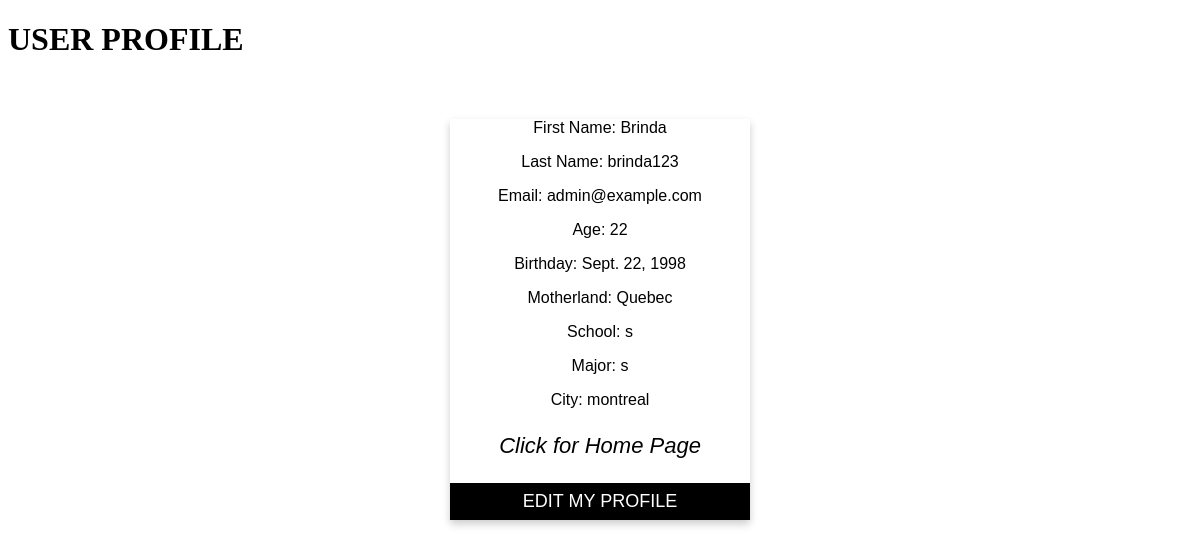
Page /profile/1/ on the committed database.
### qa_web/models.py (models this page shows)
class User(AbstractUser):
    age = models.IntegerField(null =True)
    birthday = models.DateField(null = True)
    motherland=models.TextField(max_length=100, null =True)
    school = models.TextField(max_length=100, null =True)
    major = models.CharField(max_length=50, null =True)
    city = models.TextField(max_length=100, null=True)
    """
      The below code has a purpose that a user profile will be created when
      a user is created

     """

### qa_web/views.py (the view)
# urls.py: path('profile/<int:id_>/', views.display_profile, name='UserProfile'),
def display_profile(request, id_):
    displayed_user = get_object_or_404(User, pk=id_)
    return render(request, 'qa_web/UserProfile.html', context={'displayed_user' : displayed_user})

### qa_web/templates/qa_web/UserProfile.html (shortened to what this page needs)
<!DOCTYPE html>
<html lang="en">
<head>
    <h1> USER PROFILE</h1>
    <link rel="stylesheet" href="https://cdnjs.cloudflare.com/ajax/libs/font-awesome/4.7.0/css/font-awesome.min.css">
</head>
<body>
<div class="card">
     <p class="info">First Name: {{ displayed_user.first_name }}</p>
     <p class="info">Last Name: {{ displayed_user.last_name }}</p>
     <p class="info">Email: {{ displayed_user.email }}</p>
     <p class="info">Age: {{ displayed_user.age }}</p>
     <p class="info">Birthday: {{ displayed_user.birthday }}</p>
     <p class="info">Motherland: {{ displayed_user.motherland}}</p>
     <p class="info">School: {{ displayed_user.school }}</p>
     <p class="info">Major: {{ displayed_user.major }}</p>
     <p class="info">City: {{ displayed_user.city }}</p>
  <div style="margin: 24px 0;">
    <a href="#"><i>Click for Home Page</i></a>
 </div>
 <p><button>EDIT MY PROFILE </button></p>
</div>
</head>
</body>
</body>
</html>

### qa_web/templates/qa_web/UserProfile.html (style rules this page uses)
.card { box-shadow: 0 4px 8px 0 rgba(0, 0, 0, 0.2); max-width: 300px; margin: auto; text-align: center; font-family: arial; }
button { border: none; outline: 0; display: inline-block; padding: 8px; color: white; background-color: #000; text-align: center; cursor: pointer; width: 100%; font-size: 18px; }
a { text-decoration: none; font-size: 22px; color: black; }

### rows in the picture
User: first_name "Brinda", last_name "brinda123", email "admin@example.com", age "22", birthday "Sept. 22, 1998", motherland "Quebec", school "s", major "s", city "montreal"
